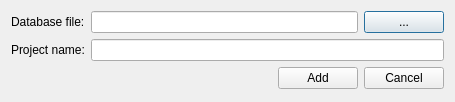
<?xml version="1.0" encoding="UTF-8"?>
<ui version="4.0">
 <class>prjmanadddb</class>
 <widget class="QDialog" name="prjmanadddb">
  <property name="geometry">
   <rect>
    <x>0</x>
    <y>0</y>
    <width>455</width>
    <height>102</height>
   </rect>
  </property>
  <property name="windowTitle">
   <string>Dialog</string>
  </property>
  <layout class="QVBoxLayout" name="verticalLayout">
   <item>
    <layout class="QHBoxLayout" name="horizontalLayout">
     <item>
      <widget class="QLabel" name="label">
       <property name="text">
        <string>Database file:</string>
       </property>
      </widget>
     </item>
     <item>
      <widget class="QLineEdit" name="txtdb"/>
     </item>
     <item>
      <widget class="QPushButton" name="cmdbrowse">
       <property name="text">
        <string>...</string>
       </property>
      </widget>
     </item>
    </layout>
   </item>
   <item>
    <layout class="QHBoxLayout" name="horizontalLayout_2">
     <item>
      <widget class="QLabel" name="label_2">
       <property name="text">
        <string>Project name:</string>
       </property>
      </widget>
     </item>
     <item>
      <widget class="QLineEdit" name="txtprj"/>
     </item>
    </layout>
   </item>
   <item>
    <layout class="QHBoxLayout" name="horizontalLayout_3">
     <item>
      <spacer name="horizontalSpacer">
       <property name="orientation">
        <enum>Qt::Horizontal</enum>
       </property>
       <property name="sizeHint" stdset="0">
        <size>
         <width>40</width>
         <height>20</height>
        </size>
       </property>
      </spacer>
     </item>
     <item>
      <widget class="QPushButton" name="cmdadd">
       <property name="text">
        <string>Add</string>
       </property>
       <property name="icon">
        <iconset resource="../images/images.qrc">
         <normaloff>:/images2/new/dbadd.png</normaloff>:/images2/new/dbadd.png</iconset>
       </property>
      </widget>
     </item>
     <item>
      <widget class="QPushButton" name="cmdcancel">
       <property name="text">
        <string>Cancel</string>
       </property>
       <property name="icon">
        <iconset resource="../images/images.qrc">
         <normaloff>:/images2/new/cancel.png</normaloff>:/images2/new/cancel.png</iconset>
       </property>
      </widget>
     </item>
    </layout>
   </item>
  </layout>
 </widget>
 <resources>
  <include location="../images/images.qrc"/>
 </resources>
 <connections/>
</ui>
